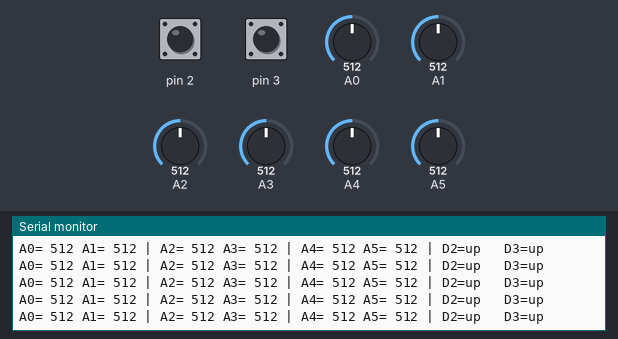
Simulated run of this sketch. Board: Arduino Uno, built with avr-gcc and run on an emulated ATmega328P. Parts: the last lines printed to the serial monitor. Inputs (shaded band) come from the test bench; at power-on: A0 = 512, A1 = 512, A2 = 512, pin 2 HIGH, pin 3 HIGH, A3 = 512, A4 = 512, A5 = 512.

Above: at 1.2 s.
1.3 s: A0 set to 107
At 1.45 s:
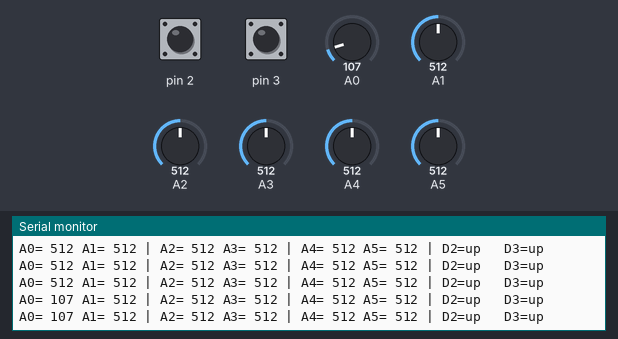
2.8 s: A0 set to 93
At 2.89 s:
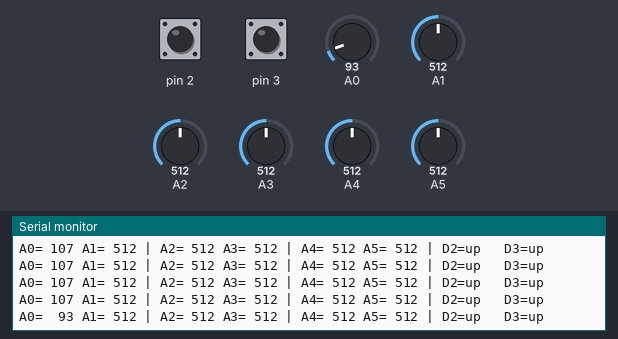
4.7 s: A1 set to 105
At 4.74 s:
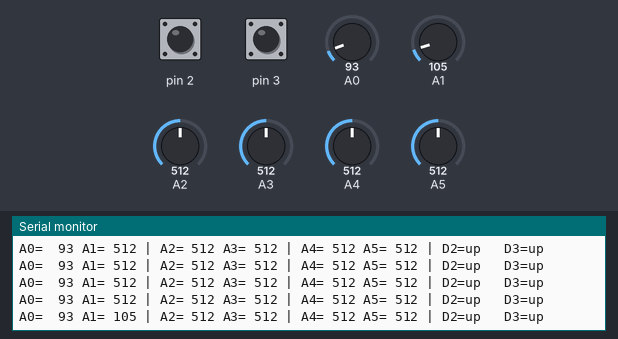
6.2 s: A1 set to 89
At 6.28 s:
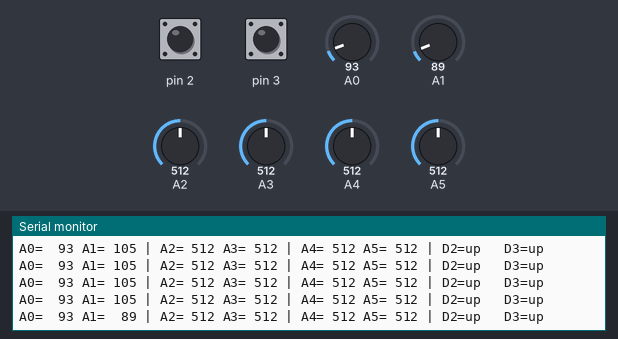
8.1 s: A2 set to 108
At 8.13 s:
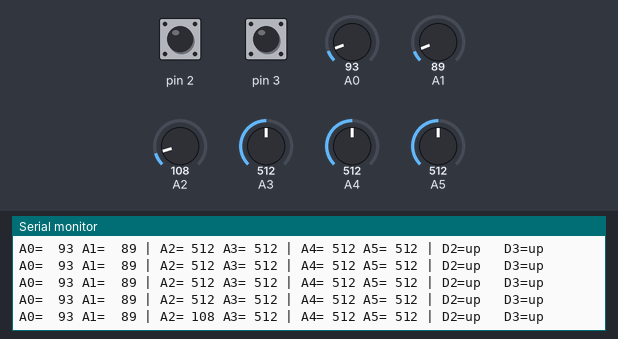
9.6 s: A2 set to 93
At 9.78 s:
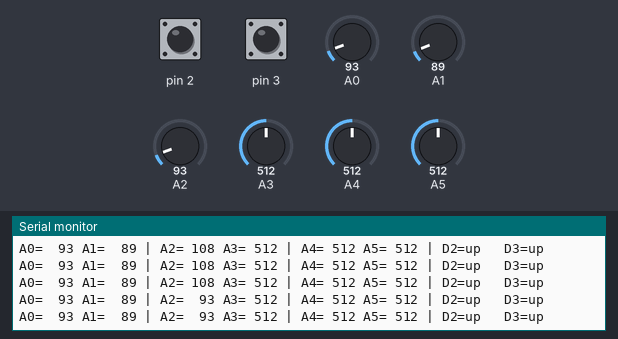

Measured:
- the behaviour switches between 100 and 99 on A0 (found by bisection; images 1 and 2)
- the behaviour switches between 100 and 99 on A1 (found by bisection; images 3 and 4)
- the behaviour switches between 100 and 99 on A2 (found by bisection; images 5 and 6)
- after the input at 1.3 s, the serial monitor: prints a new line at once (image 1)
- after the input at 2.8 s, the serial monitor: prints a new line after 0.08 s (image 2)
- after the input at 4.7 s, the serial monitor: prints a new line at once (image 3)
- after the input at 6.2 s, the serial monitor: prints a new line after 0.08 s (image 4)
- after the input at 8.1 s, the serial monitor: prints a new line at once (image 5)
- after the input at 9.6 s, the serial monitor: prints a new line after 0.07 s (image 6)

The sketch:

stick_test.ino
```cpp
/*
  STICK TEST - finds out if a joystick module, a wire or an Arduino pin is bad.
  USB only (no Bluetooth needed). Serial Monitor at 115200.

  Prints every analog pin A0..A5 and the clicks D2, D3 ten times a second:
     A0=512 A1=508 | A2=511 A3=515 | A4=.. A5=.. | D2=up D3=up
  A healthy stick: ~512 at rest, goes to ~0 and ~1023 at the edges, smoothly.
*/
void setup() {
  pinMode(2, INPUT_PULLUP);
  pinMode(3, INPUT_PULLUP);
  Serial.begin(115200);
  Serial.println(F("Stick test. Move ONE stick at a time."));
}

int rd(int pin) {
  analogRead(pin);                 // throw away the first reading after switching pins
  delayMicroseconds(50);
  return analogRead(pin);
}

void loop() {
  char b[96];
  snprintf(b, sizeof(b), "A0=%4d A1=%4d | A2=%4d A3=%4d | A4=%4d A5=%4d | D2=%s D3=%s",
           rd(A0), rd(A1), rd(A2), rd(A3), rd(A4), rd(A5),
           digitalRead(2) ? "up  " : "DOWN", digitalRead(3) ? "up  " : "DOWN");
  Serial.println(b);
  delay(100);
}
```
